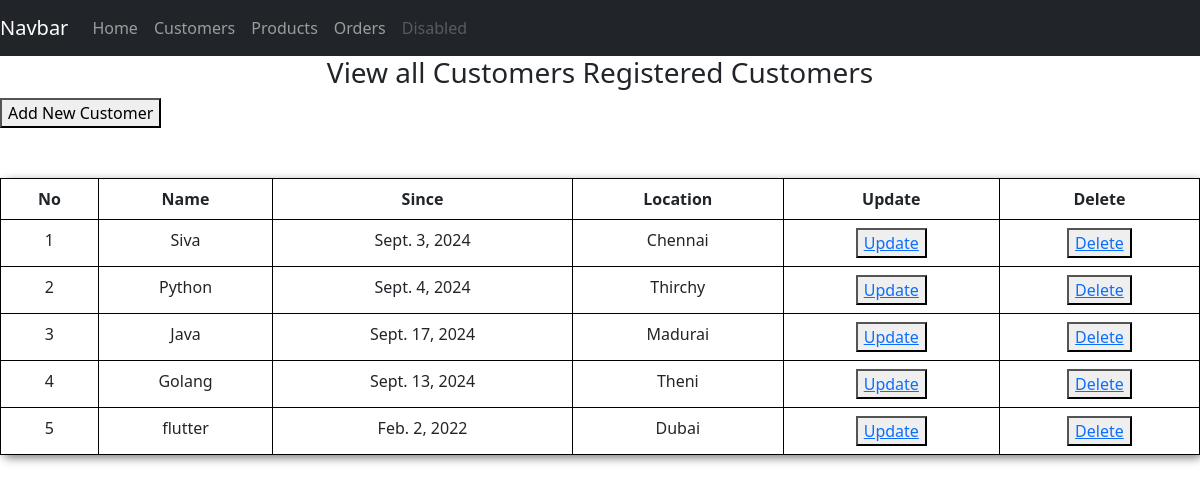
/Customers/customer_viewall/, run on the app's committed database.
### Customers/models.py (models this page shows, shortened)
class MyCustomer(models.Model):
    Customer_name = models.CharField(max_length=35,null=True)
    Customer_since = models.DateField(null=True)
    Customer_location = models.CharField(max_length=50)

### Customers/views.py (the view)
# urls.py: path('customer_viewall/', views.CustomerViewall , name='customerlist'),
def CustomerViewall(request):
    allcustomers = MyCustomer.objects.all()
    datas = {'datas':allcustomers}
    return render(request,'Customer/2_viewall.html',datas)

### templates/Customer/2_viewall.html (shortened to what this page needs)
<!DOCTYPE html>
<html lang="en">
<head>
    <link href="https://cdn.jsdelivr.net/npm/bootstrap@5.3.0-alpha3/dist/css/bootstrap.min.css" rel="stylesheet">
</head>
<body>
    {% include 'Customer/navbar.html' %}
    <h3 style="text-align: center;">View all Customers Registered Customers </h3>
    <a href="/Customers/customer_add/"><button>Add New Customer</button></a>
    {% if datas %}
        <table class="table">
            <thead>
                <tr>
                    <th>No</th>
                    <th>Name</th>
                    <th>Since</th>
                    <th>Location</th>
                    <th>Update</th>
                    <th>Delete</th>
                </tr>
            </thead>
            <tbody>
                {% for data in datas %}
                    <tr>
                        <td>{{forloop.counter}}</td>
                        <td>{{data.Customer_name}}</td>
                        <td>{{data.Customer_since}}</td>
                        <td>{{data.Customer_location}}</td>
                        <td><button><a href="/Customers/customer_update/{{data.id}}/">Update</a></button></td>
                        <td><button><a href="/Customers/customer_delete/{{data.id}}/"  onclick="return confirmDelete()">Delete</a></button></td>
                    </tr>
                {% endfor %}
            </tbody>
        </table>
    {% else %}
        <h3>No Registered Customers</h3>
    {% endif %}
</body>
</html>

### templates/Customer/2_viewall.html (style rules this page uses)
.table { background-color: bisque; text-align: center; border-radius: 7px; box-shadow: 3px 3px 10px rgba(0, 0, 0, 0.5); border-collapse: collapse; width: 100%; margin-top:50px; }
.table th, .table td { border: 1px solid black; padding: 8px; }
.table th { background-color: #f2b179; }
.table tr:nth-child(even) { background-color: #f9f9f9; }

### data on the page
MyCustomer: Customer_name "Siva", Customer_since "Sept. 3, 2024", Customer_location "Chennai"
MyCustomer: Customer_name "Python", Customer_since "Sept. 4, 2024", Customer_location "Thirchy"
MyCustomer: Customer_name "Java", Customer_since "Sept. 17, 2024", Customer_location "Madurai"
MyCustomer: Customer_name "Golang", Customer_since "Sept. 13, 2024", Customer_location "Theni"
MyCustomer: Customer_name "flutter", Customer_since "Feb. 2, 2022", Customer_location "Dubai"
